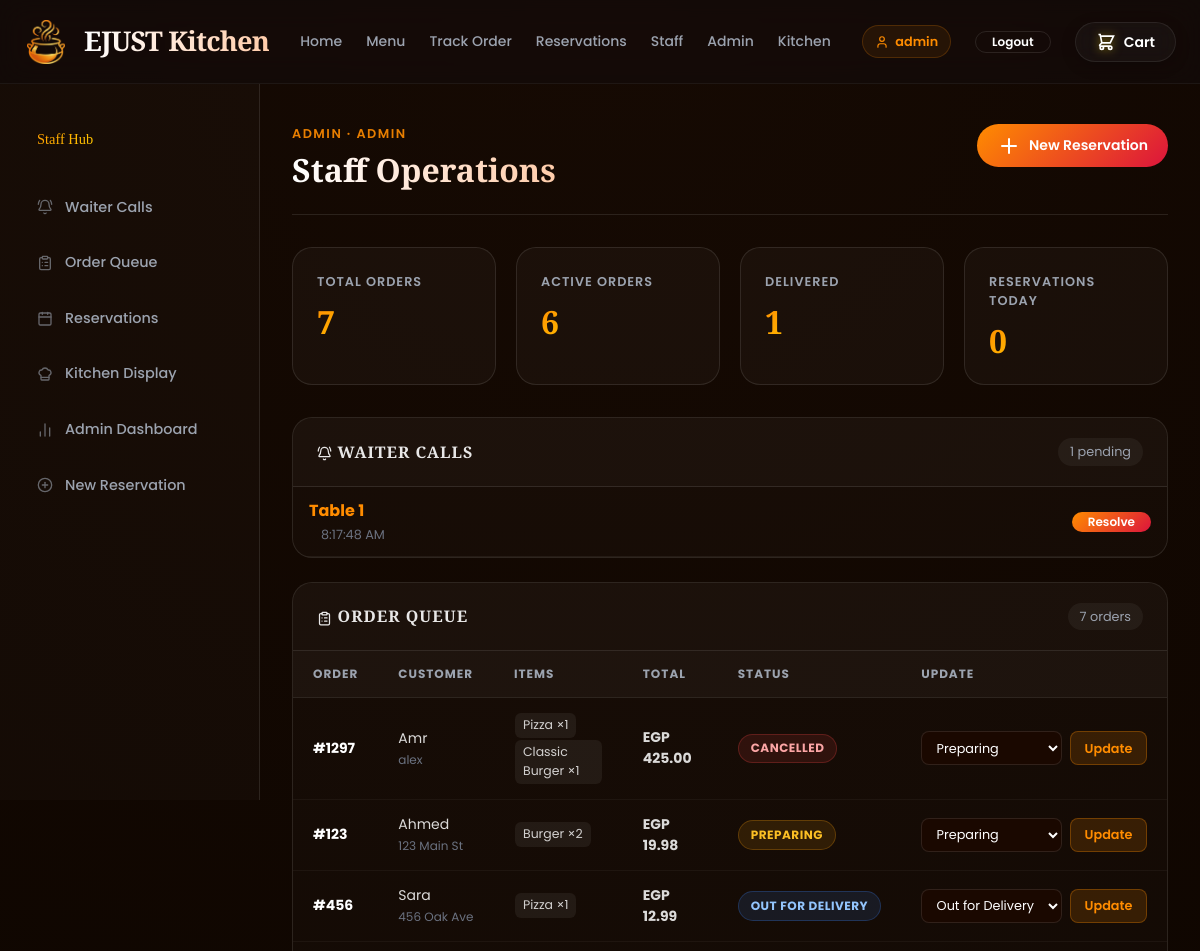
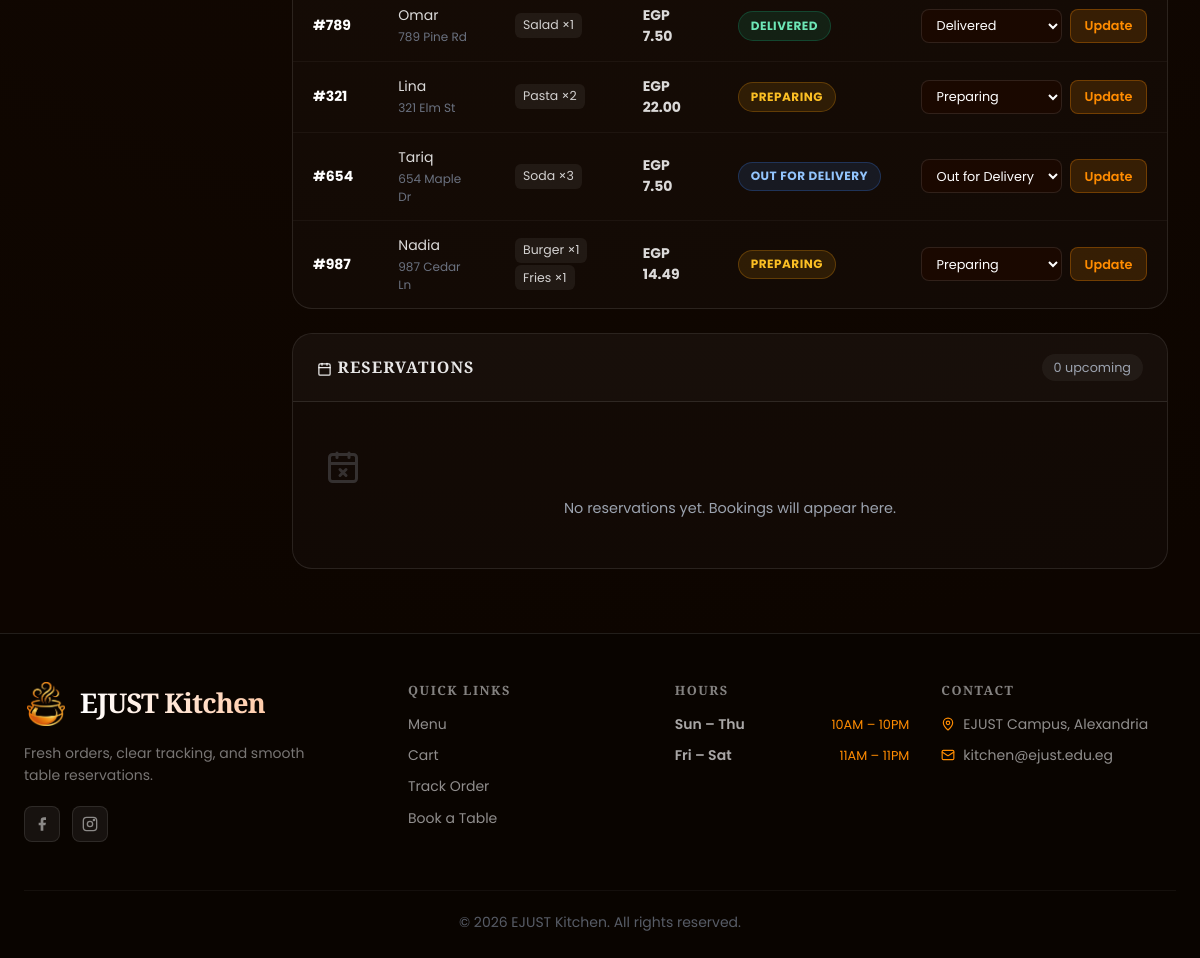
Page /staff (signed in) on the committed database (2 pictures, top to bottom).
### src/database.py (models this page shows, shortened)
class Order(db.Model):
    __tablename__ = 'orders'
    id = db.Column(db.String(20), primary_key=True)
    order_items = db.Column(db.JSON, nullable=False)
    total = db.Column(db.Float, nullable=False)
    status = db.Column(db.String(50), default=ORDER_STATUS_PREPARING)
    customer_name = db.Column(db.String(100))
    customer_address = db.Column(db.String(200))
    estimated_time = db.Column(db.Integer, default=25)
    created_at = db.Column(db.DateTime, default=datetime.utcnow)

### src/order.py (the view)
@order_bp.route('/staff', methods=['GET'])
@auth.login_required
@auth.require_role(ROLE_STAFF, ROLE_ADMIN)
def staff_view():
    return render_template(
        "staff.html",
        orders=get_all_orders(),
        reservations=get_upcoming_reservations(),
        metrics=get_dashboard_metrics(),
        user=auth.get_current_user(),
        valid_statuses=VALID_STAFF_STATUSES,
        reservation_statuses=RESERVATION_STATUSES,
    )

### src/auth.py (called while the page is built)
def get_current_user():
    return session.get("user")

def login_required(view_func):
    @wraps(view_func)
    def wrapper(*args, **kwargs):
        if get_current_user() is None:
            return redirect("/login")
        return view_func(*args, **kwargs)
    return wrapper

def require_role(*allowed_roles):
    def decorator(view_func):
        @wraps(view_func)
        def wrapper(*args, **kwargs):
            user = get_current_user()
            if user is None or user.get("role") not in allowed_roles:
                abort(403)
            return view_func(*args, **kwargs)
        return wrapper
    return decorator

### src/order.py (called while the page is built)
def _iter_order_item_names(order_items):
    for item in order_items or []:
        if isinstance(item, dict):
            yield item.get("name") or item.get("item_id") or "Item"
        else:
            yield str(item)

def get_dashboard_metrics():
    orders = Order.query.all()
    status_counts = Counter(order.status for order in orders)
    item_counts = Counter()
    for order in orders:
        item_counts.update(_iter_order_item_names(order.order_items))
    active_orders = sum(
        1 for order in orders
        if order.status != ORDER_STATUS_DELIVERED
    )
    return {
        "total_orders": len(orders),
        "revenue": round(sum(order.total or 0 for order in orders), 2),
        "active_orders": active_orders,
        "delivered_orders": status_counts.get(ORDER_STATUS_DELIVERED, 0),
        "reservations_today": count_reservations_today(),
        "most_ordered_items": item_counts.most_common(5),
    }

def get_all_orders():
    orders = Order.query.order_by(Order.created_at.desc()).all()
    result = []
    for order in orders:
        result.append({
            'id': order.id,
            'customer_name': order.customer_name,
            'customer_address': order.customer_address,
            'status': order.status,
            'total': order.total,
            'items': order.order_items,
            'created_at': order.created_at.isoformat() if order.created_at else None
        })
    return result

### src/reservations_service.py (called while the page is built)
def get_upcoming_reservations(limit=None):
    query = Reservation.query.order_by(
        Reservation.reservation_date.asc(),
        Reservation.reservation_slot.asc(),
    )
    if limit:
        query = query.limit(limit)
    return query.all()

### templates/staff.html (shortened to what this page needs)
{% extends "base.html" %}
{% block content %}
<div class="dashboard-layout">
    <aside class="dashboard-sidebar">
        <a href="/staff" class="dashboard-brand">Staff Hub</a>
        <a href="#waiter-calls">
            <i data-lucide="bell-ring" class="staff-sidebar-icon" style="width:16px;height:16px"></i>
            Waiter Calls
        </a>
        <a href="#orders">
            <i data-lucide="clipboard-list" class="staff-sidebar-icon" style="width:16px;height:16px"></i>
            Order Queue
        </a>
        <a href="#reservations">
            <i data-lucide="calendar" class="staff-sidebar-icon" style="width:16px;height:16px"></i>
            Reservations
        </a>
        <a href="/kitchen">
            <i data-lucide="chef-hat" class="staff-sidebar-icon" style="width:16px;height:16px"></i>
            Kitchen Display
        </a>
        {% if user.role == 'admin' %}
        <a href="/admin/dashboard">
            <i data-lucide="bar-chart-2" class="staff-sidebar-icon" style="width:16px;height:16px"></i>
            Admin Dashboard
        </a>
        {% endif %}
        <a href="/reservations">
            <i data-lucide="plus-circle" class="staff-sidebar-icon" style="width:16px;height:16px"></i>
            New Reservation
        </a>
    </aside>
    <section class="dashboard-main">
        <div class="dashboard-header">
            <div>
                <span class="eyebrow">{{ user.username }} · {{ user.role }}</span>
                <h1>Staff Operations</h1>
            </div>
            <a href="/reservations" class="dashboard-action">
                <i data-lucide="plus"></i> New Reservation
            </a>
        </div>
        <div class="metric-grid">
            <div class="metric-card">
                <span>Total Orders</span>
                <strong>{{ metrics.total_orders }}</strong>
            </div>
            <div class="metric-card">
                <span>Active Orders</span>
                <strong>{{ metrics.active_orders }}</strong>
            </div>
            <div class="metric-card">
                <span>Delivered</span>
                <strong>{{ metrics.delivered_orders }}</strong>
            </div>
            <div class="metric-card">
                <span>Reservations Today</span>
                <strong>{{ metrics.reservations_today }}</strong>
            </div>
        </div>
        <div id="waiter-calls" class="dashboard-card">
            <div class="dashboard-card-header">
                <h2><i data-lucide="bell-ring" style="width:15px;height:15px;display:inline;vertical-align:middle;margin-right:.35rem"></i>Waiter Calls</h2>
                <span id="waiterCallCount">0 pending</span>
            </div>
            <div id="waiterCallsList">
            </div>
        </div>
        <div id="orders" class="dashboard-card">
            <div class="dashboard-card-header">
                <h2><i data-lucide="clipboard-list" style="width:15px;height:15px;display:inline;vertical-align:middle;margin-right:.35rem"></i>Order Queue</h2>
                <span>{{ orders|length }} order{% if orders|length != 1 %}s{% endif %}</span>
            </div>
            {% if orders %}
                <div class="table-wrap">
                    <table class="dashboard-table">
                        <thead>
                            <tr>
                                <th>Order</th>
                                <th>Customer</th>
                                <th>Items</th>
                                <th>Total</th>
                                <th>Status</th>
                                <th>Update</th>
                            </tr>
                        </thead>
                        <tbody>
                            {% for order in orders %}
                            <tr>
                                <td><strong>#{{ order.id }}</strong></td>
                                <td>
                                    {{ order.customer_name or 'Guest' }}
                                    <span class="muted">{{ order.customer_address or '' }}</span>
                                </td>
                                <td>
                                    {% if order["items"] %}
                                        {% for item in order["items"] %}
                                            <span class="line-item">{{ item.name if item.name is defined else item }}{% if item.quantity is defined %} ×{{ item.quantity }}{% endif %}</span>
                                        {% endfor %}
                                    {% else %}
                                        <span class="muted">No items</span>
                                    {% endif %}
                                </td>
                                <td class="money">EGP {{ "%.2f"|format(order.total) }}</td>
                                <td>
                                    {% set sc = order.status|lower|replace(' ', '-') %}
                                    <span class="status-badge status-{{ sc }}">{{ order.status }}</span>
                                </td>
                                <td>
                                    <form method="POST" action="{{ url_for('order.staff_update') }}" class="inline-form">
                                        <select name="status">
                                            {% for s in valid_statuses %}
                                                <option value="{{ s }}" {% if s == order.status %}selected{% endif %}>{{ s }}</option>
                                            {% endfor %}
                                        </select>
                                        <button type="submit">Update</button>
                                    </form>
                                </td>
                            </tr>
                            {% endfor %}
                        </tbody>
                    </table>
                </div>
            {% else %}
                <div class="empty-state-card">
                    <i data-lucide="inbox" style="width:36px;height:36px;margin-bottom:.75rem;opacity:.25"></i>
                    <p>No orders yet. New kitchen tickets will appear here.</p>
                </div>
            {% endif %}
        </div>
        <div id="reservations" class="dashboard-card">
            <div class="dashboard-card-header">
                <h2><i data-lucide="calendar" style="width:15px;height:15px;display:inline;vertical-align:middle;margin-right:.35rem"></i>Reservations</h2>
                <span>{{ reservations|length }} upcoming</span>
            </div>
            {% if reservations %}
                <div class="table-wrap">
                    <table class="dashboard-table">
                        <thead>
                            <tr>
                                <th>Guest</th>
                                <th>Date</th>
                                <th>Slot</th>
                                <th>Table</th>
                                <th>Party</th>
                                <th>Status</th>
                                <th>Update</th>
                            </tr>
                        </thead>
                        <tbody>
                            {% for r in reservations %}
                            <tr>
                                <td>
                                    {{ r.customer_name }}
                                    <span class="muted">{{ r.contact }}</span>
                                </td>
                                <td>{{ r.reservation_date }}</td>
                                <td>{{ r.reservation_slot }}</td>
                                <td>Table {{ r.table_number }}</td>
                                <td>{{ r.party_size }}</td>
                                <td>
                                    <span class="status-badge reservation-{{ r.status|lower }}">{{ r.status }}</span>
                                </td>
                                <td>
                                    <form method="POST" action="{{ url_for('order.reservation_update') }}" class="inline-form">
                                        <input type="hidden" name="reservation_id" value="{{ r.id }}">
                                        <select name="status">
                                            {% for s in reservation_statuses %}
                                                <option value="{{ s }}" {% if s == r.status %}selected{% endif %}>{{ s }}</option>
                                            {% endfor %}
                                        </select>
                                        <button type="submit">Save</button>
                                    </form>
                                </td>
                            </tr>
                            {% endfor %}
                        </tbody>
                    </table>
                </div>
            {% else %}
                <div class="empty-state-card">
                    <i data-lucide="calendar-x" style="width:36px;height:36px;margin-bottom:.75rem;opacity:.25"></i>
                    <p>No reservations yet. Bookings will appear here.</p>
                </div>
            {% endif %}
        </div>
    </section>
</div>
{% endblock %}

### templates/staff.html (style rules this page uses)
.staff-sidebar-icon { opacity:.6;transition:opacity .2s }

### rows in the picture
Order: id "1297", customer_name "Amr", customer_address "alex", name "Pizza" "Classic Burger", quantity "1" "1", total "425.00", status "CANCELLED"
Order: id "123", customer_name "Ahmed", customer_address "123 Main St", name "Burger", quantity "2", total "19.98", status "PREPARING", status "Preparing"
Order: id "456", customer_name "Sara", customer_address "456 Oak Ave", name "Pizza", quantity "1", total "12.99", status "OUT FOR DELIVERY", status "Out for Delivery"
Order: id "789", customer_name "Omar", customer_address "789 Pine Rd", name "Salad", quantity "1", total "7.50", status "DELIVERED", status "Delivered"
Order: id "321", customer_name "Lina", customer_address "321 Elm St", name "Pasta", quantity "2", total "22.00", status "PREPARING", status "Preparing"
Order: id "654", customer_name "Tariq", customer_address "654 Maple Dr", name "Soda", quantity "3", total "7.50", status "OUT FOR DELIVERY", status "Out for Delivery"
Order: id "987", customer_name "Nadia", customer_address "987 Cedar Ln", name "Burger" "Fries", quantity "1" "1", total "14.49", status "PREPARING", status "Preparing"

### other values in the picture
{{ current_user.username }} "admin"
{{ user.username }} "ADMIN"
{{ user.role }} "ADMIN"
{{ metrics.total_orders }} "7"
{{ metrics.active_orders }} "6"
{{ metrics.delivered_orders }} "1"
{{ metrics.reservations_today }} "0"
{{ orders|length }} "7"
{{ reservations|length }} "0"
form field status "Preparing"
